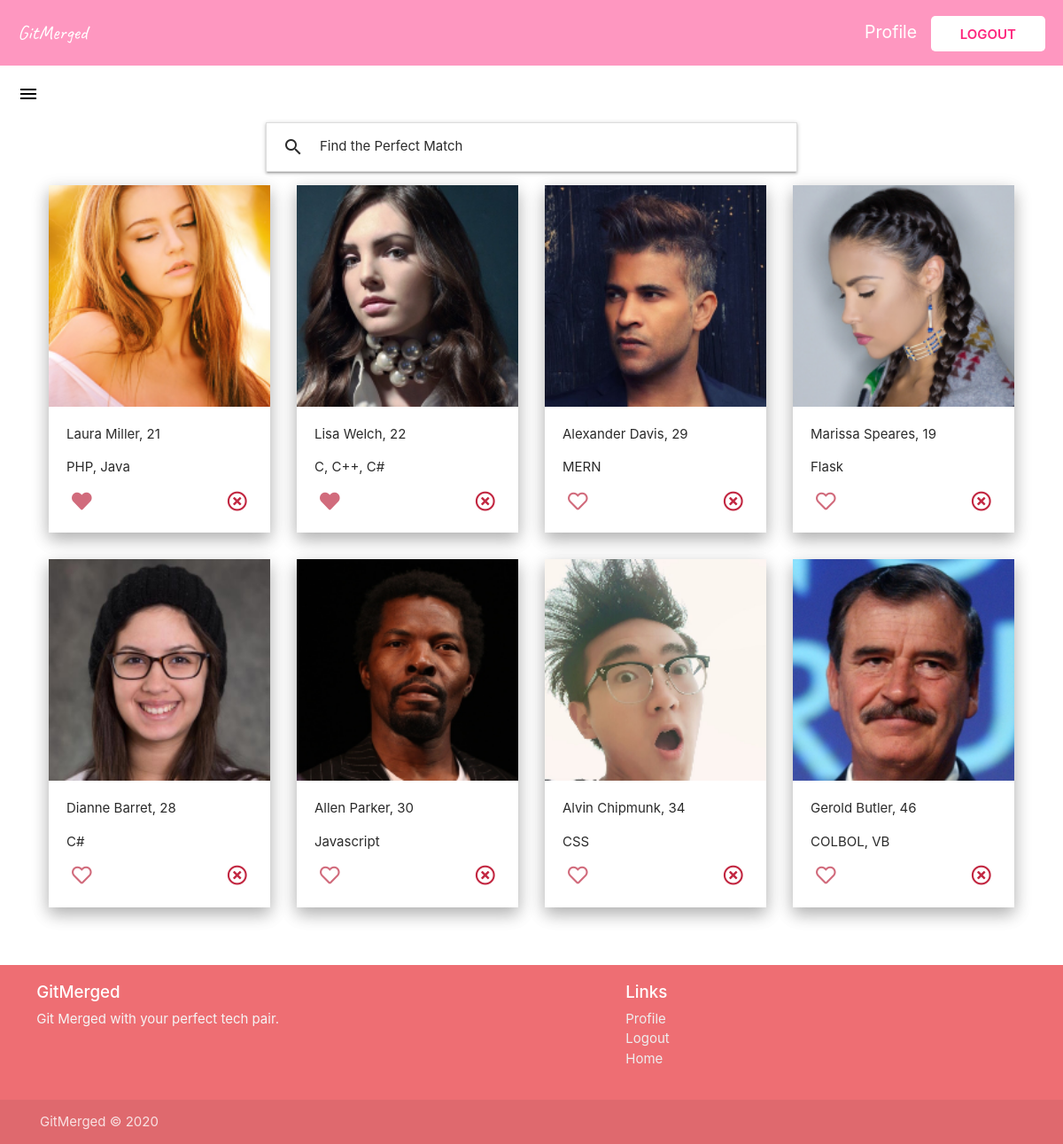
The app's page /home/ (signed in) with its own data.
### users/models.py (models this page shows, shortened)
class Profile(models.Model):
    user = models.OneToOneField(User, on_delete=models.CASCADE)
    full_name = models.CharField(max_length=100, null=True)
    age = models.IntegerField(null=True)
    gender = models.CharField(max_length=50, blank=True, null=True)
    profile_image = models.ImageField(
        upload_to='profile_pic', default="default.jpg", null=True, blank=True)
    bio = models.TextField(null=True)
    tech_stack = models.CharField(max_length=500, null=True)
    likeability = models.ManyToManyField(
        User, related_name="likes", blank=True)
    blocked_by = models.ManyToManyField(
        User, related_name="blocked", blank=True)

### main/views.py (the view)
# urls.py: path("home/", views.datePage, name="date-page"),
@login_required
def datePage(req):
    users = Profile.objects.all()
    user = req.user
    unreadMessages = Message.objects.filter(
        receiver=user).filter(status=False).count()
    myFilter = UserFilter(req.GET, queryset=users)
    users = myFilter.qs
    context = {
        'users': users,
        'userIn': user,
        'filter': myFilter,
        'unreadmsgs': unreadMessages
    }
    return render(req, "date-page.html", context)

### main/templates/date-page.html (shortened to what this page needs)
{% extends "base.html" %}
{% block head %}
<link
  rel="stylesheet"
  href="https://stackpath.bootstrapcdn.com/bootstrap/4.5.2/css/bootstrap.min.css"
/>
{% endblock head %}
{% block content %}
<section class="date-page">
  <div class="navigation navigation--bg">
    <a href="" class="logo link">GitMerged</a>
    <div>
      {% if user.is_authenticated %}
      <a href="{% url 'profile-page' %}" class="profile-link link">Profile</a>
      <a href="{% url 'logout' %}" class="login link">Logout</a>
      {% else %}
      <a href="{% url 'login' %}" class="login link">Log in</a>
      {% endif %}
    </div>
  </div>
  <div class="burger">
    {% if unreadmsgs > 0 %}
      <a href="#" data-target="slide-out" class="sidenav-trigger"
        ><span class="new badge">{{unreadmsgs}}</span>
        <i class="material-icons" style="color: black; margin: 20px;">menu</i>
      </a>
    {% else %}
      <a href="#" data-target="slide-out" class="sidenav-trigger"
        >
        <i class="material-icons" style="color: black; margin: 20px;">menu</i>
      </a>
    {% endif %}
  </div>
  <ul class="collapsible" id="filter">
    <li>
      <div class="collapsible-header">
        <i class="material-icons">search</i>Find the Perfect Match
      </div>
    </li>
  </ul>
  <div class="users-container">
    {% for user in users %}
      {% if user.user != userIn %}
        {% if userIn not in user.blocked_by.all %}
        <div class="user-card">
          <a href="{% url 'user-detail' user.pk %}">
            <img src="{{user.profile_image.url}}" class="image-home" alt="" />
          </a>
          <div class="info-container">
            <p>{{user.full_name}}, {{user.age}}</p>
            <p>{{user.tech_stack}}</p>
            <div style="display: flex; justify-content: space-between;">
              <form action="{% url 'like' user.pk %}" method="POST">
                {% if userIn not in user.likeability.all %}
                <button
                  class="like-btn"
                  type="submit"
                  ,
                  name="user_id"
                  ,
                  value="{{user.id}}"
                >
                  <i class="far fa-heart"></i>
                </button>
                {% else %}
                <button
                  class="like-btn"
                  type="submit"
                  ,
                  name="user_id"
                  ,
                  value="{{user.id}}"
                >
                  <i class="fas fa-heart"></i>
                </button>
                {% endif %}
              </form>
              <form action="{% url 'block' user.pk %}" method="POST">
                <button
                  class="block-btn"
                  type="submit"
                  ,
                  name="user_id"
                  ,
                  value="{{user.id}}"
                >
                  <i class="far fa-times-circle"></i>
                </button>
              </form>
            </div>
          </div>
        </div>
        {% endif %}
      {% endif %}
    {% endfor %}
  </div>
</section>
{% include "footer.html" %}
{% endblock content %}

### main/static/main/main.css (style rules this page uses)
.image-home { height: 250px; }
a { text-decoration: none !important; }
.navigation { z-index: 999; text-decoration: none; color: white; display: flex; justify-content: space-between; align-items: center; grid-row: 0/1; padding: 20px; font-size: 1.3rem; }
.navigation--bg { background: #fd267c7a; }
.logo { color: white; font-family: "Caveat", cursive; font-size: 1.5rem; }
.login { text-decoration: none; color: #fd267d; position: relative; background: white; padding: 0.7rem 2.2rem; text-transform: uppercase; font-weight: 600; font-size: 1rem; border-radius: 5px; }
.profile-link { text-decoration: none; color: white; margin-right: 10px; }
.user-card { margin: 15px; box-shadow: 0 8px 17px 0 rgba(0, 0, 0, 0.2), 0 6px 20px 0 rgba(0, 0, 0, 0.15); color: #2b2b2b; }
.users-container { display: flex; justify-content: center; flex-wrap: wrap; margin-bottom: 50px; }
.info-container { padding: 20px; }
.like-btn, .block-btn { background: transparent; border: 0; transition: transform 250ms ease; }
.like-btn i { font-size: 1.5rem; color: rgb(209, 107, 124); }
.block-btn i { font-size: 1.5rem; color: rgba(187, 15, 44, 0.9); }
#filter { margin: auto; max-width: 50vw; color: #2b2b2b; }
.burger a { position: relative; }

### records on screen
Profile: profile_image (picture), full_name "Laura Miller", age "21", tech_stack "PHP, Java", {{ user.id }} 4 (drawn)
Profile: profile_image (picture), full_name "Lisa Welch", age "22", tech_stack "C, C++, C#", {{ user.id }} 5 (drawn)
Profile: profile_image (picture), full_name "Alexander Davis", age "29", tech_stack "MERN", {{ user.id }} 6 (drawn)
Profile: profile_image (picture), full_name "Marissa Speares", age "19", tech_stack "Flask", {{ user.id }} 7 (drawn)
Profile: profile_image (picture), full_name "Dianne Barret", age "28", tech_stack "C#", {{ user.id }} 8 (drawn)
Profile: profile_image (picture), full_name "Allen Parker", age "30", tech_stack "Javascript", {{ user.id }} 9 (drawn)
Profile: profile_image (picture), full_name "Alvin Chipmunk", age "34", tech_stack "CSS", {{ user.id }} 10 (drawn)
Profile: profile_image (picture), full_name "Gerold Butler", age "46", tech_stack "COLBOL, VB", {{ user.id }} 11 (drawn)
